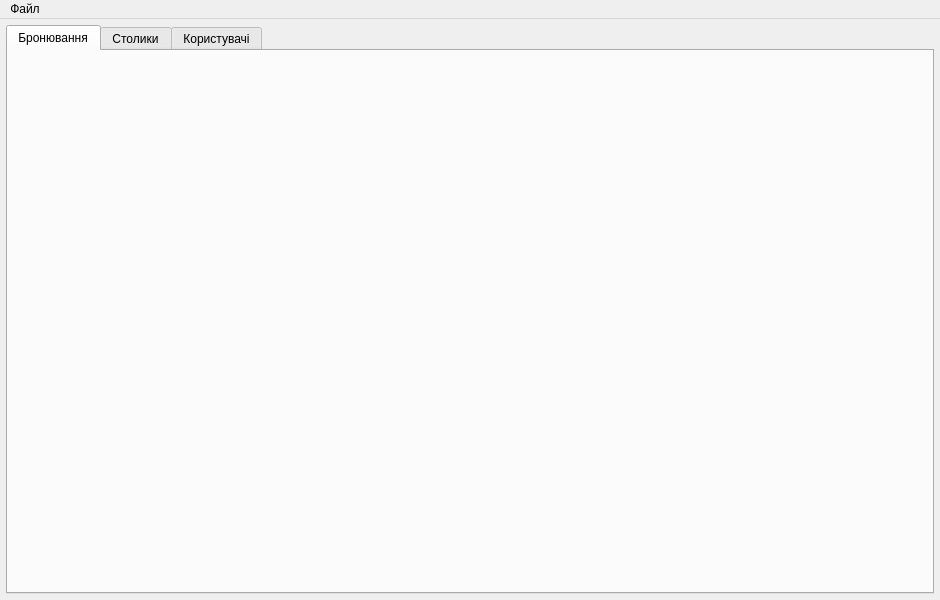
<?xml version="1.0" encoding="UTF-8"?>
<ui version="4.0">
 <class>AdminView</class>
 <widget class="QMainWindow" name="AdminView">
  <property name="geometry">
   <rect><x>0</x><y>0</y><width>940</width><height>600</height></rect>
  </property>
  <property name="windowTitle"><string>Кафе - Адміністратор</string></property>
  <widget class="QWidget" name="centralwidget">
   <layout class="QVBoxLayout" name="verticalLayout">
    <property name="leftMargin"><number>6</number></property>
    <property name="topMargin"><number>6</number></property>
    <property name="rightMargin"><number>6</number></property>
    <property name="bottomMargin"><number>6</number></property>
    <property name="spacing"><number>0</number></property>
    <item>
     <widget class="QTabWidget" name="tabWidget">
      <property name="currentIndex"><number>0</number></property>
      <widget class="QWidget" name="reservationsContainer">
       <attribute name="title"><string>Бронювання</string></attribute>
      </widget>
      <widget class="QWidget" name="tablesContainer">
       <attribute name="title"><string>Столики</string></attribute>
      </widget>
      <widget class="QWidget" name="usersTab">
       <attribute name="title"><string>Користувачі</string></attribute>
       <layout class="QVBoxLayout" name="usersLayout">
        <property name="leftMargin"><number>10</number></property>
        <property name="topMargin"><number>8</number></property>
        <property name="rightMargin"><number>10</number></property>
        <property name="bottomMargin"><number>8</number></property>
        <item>
         <widget class="QTableWidget" name="usersTable">
          <property name="columnCount"><number>3</number></property>
          <property name="rowCount"><number>0</number></property>
          <property name="selectionBehavior"><enum>QAbstractItemView::SelectRows</enum></property>
          <property name="editTriggers"><set>QAbstractItemView::NoEditTriggers</set></property>
          <property name="alternatingRowColors"><bool>true</bool></property>
          <attribute name="horizontalHeaderStretchLastSection"><bool>true</bool></attribute>
          <attribute name="verticalHeaderVisible"><bool>false</bool></attribute>
          <column><property name="text"><string>ID</string></property></column>
          <column><property name="text"><string>Логін</string></property></column>
          <column><property name="text"><string>Роль</string></property></column>
         </widget>
        </item>
       </layout>
      </widget>
     </widget>
    </item>
   </layout>
  </widget>
  <widget class="QMenuBar" name="menuBar">
   <property name="geometry">
    <rect><x>0</x><y>0</y><width>940</width><height>22</height></rect>
   </property>
   <widget class="QMenu" name="menuFile">
    <property name="title"><string>Файл</string></property>
    <addaction name="actionLogout"/>
   </widget>
   <addaction name="menuFile"/>
  </widget>
  <action name="actionLogout">
   <property name="text"><string>Вийти</string></property>
  </action>
 </widget>
 <resources/>
 <connections/>
</ui>
